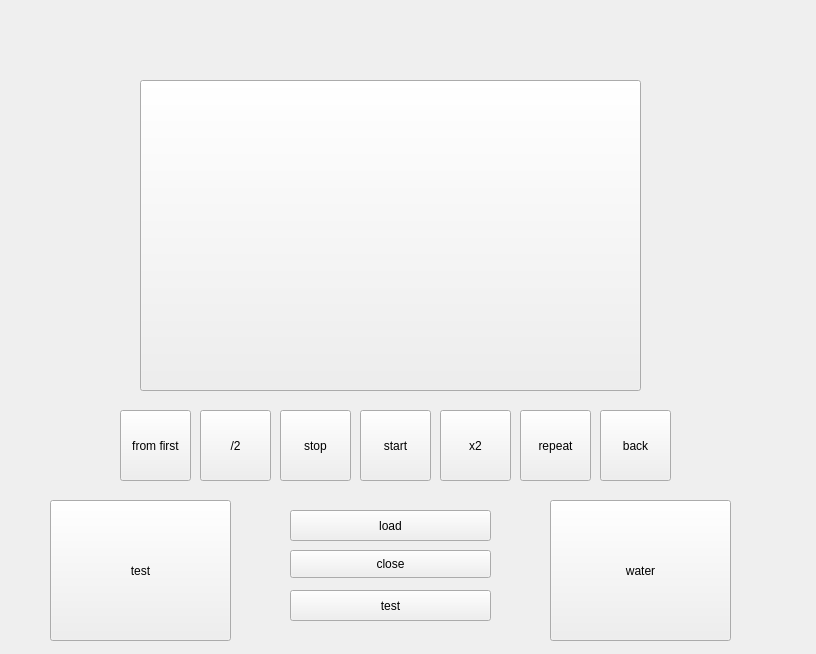
<?xml version="1.0" encoding="UTF-8"?>
<ui version="4.0">
 <class>Widget</class>
 <widget class="QWidget" name="Widget">
  <property name="geometry">
   <rect>
    <x>0</x>
    <y>0</y>
    <width>816</width>
    <height>654</height>
   </rect>
  </property>
  <property name="windowTitle">
   <string>Widget</string>
  </property>
  <widget class="QToolButton" name="load">
   <property name="geometry">
    <rect>
     <x>290</x>
     <y>510</y>
     <width>201</width>
     <height>31</height>
    </rect>
   </property>
   <property name="text">
    <string>load</string>
   </property>
  </widget>
  <widget class="QToolButton" name="toolButton">
   <property name="geometry">
    <rect>
     <x>140</x>
     <y>80</y>
     <width>501</width>
     <height>311</height>
    </rect>
   </property>
   <property name="text">
    <string/>
   </property>
  </widget>
  <widget class="QToolButton" name="div">
   <property name="geometry">
    <rect>
     <x>200</x>
     <y>410</y>
     <width>71</width>
     <height>71</height>
    </rect>
   </property>
   <property name="text">
    <string>/2</string>
   </property>
  </widget>
  <widget class="QToolButton" name="repeat">
   <property name="geometry">
    <rect>
     <x>520</x>
     <y>410</y>
     <width>71</width>
     <height>71</height>
    </rect>
   </property>
   <property name="text">
    <string>repeat</string>
   </property>
  </widget>
  <widget class="QToolButton" name="mul">
   <property name="geometry">
    <rect>
     <x>440</x>
     <y>410</y>
     <width>71</width>
     <height>71</height>
    </rect>
   </property>
   <property name="text">
    <string>x2</string>
   </property>
  </widget>
  <widget class="QToolButton" name="start">
   <property name="geometry">
    <rect>
     <x>360</x>
     <y>410</y>
     <width>71</width>
     <height>71</height>
    </rect>
   </property>
   <property name="text">
    <string>start</string>
   </property>
  </widget>
  <widget class="QToolButton" name="first">
   <property name="geometry">
    <rect>
     <x>120</x>
     <y>410</y>
     <width>71</width>
     <height>71</height>
    </rect>
   </property>
   <property name="text">
    <string>from first</string>
   </property>
  </widget>
  <widget class="QPushButton" name="close">
   <property name="geometry">
    <rect>
     <x>290</x>
     <y>550</y>
     <width>201</width>
     <height>28</height>
    </rect>
   </property>
   <property name="text">
    <string>close</string>
   </property>
  </widget>
  <widget class="QToolButton" name="stop">
   <property name="geometry">
    <rect>
     <x>280</x>
     <y>410</y>
     <width>71</width>
     <height>71</height>
    </rect>
   </property>
   <property name="text">
    <string>stop</string>
   </property>
  </widget>
  <widget class="QToolButton" name="back">
   <property name="geometry">
    <rect>
     <x>600</x>
     <y>410</y>
     <width>71</width>
     <height>71</height>
    </rect>
   </property>
   <property name="text">
    <string>back</string>
   </property>
  </widget>
  <widget class="QToolButton" name="toolButton_2">
   <property name="geometry">
    <rect>
     <x>550</x>
     <y>500</y>
     <width>181</width>
     <height>141</height>
    </rect>
   </property>
   <property name="text">
    <string>water</string>
   </property>
  </widget>
  <widget class="QToolButton" name="toolButton_3">
   <property name="geometry">
    <rect>
     <x>50</x>
     <y>500</y>
     <width>181</width>
     <height>141</height>
    </rect>
   </property>
   <property name="text">
    <string>test</string>
   </property>
  </widget>
  <widget class="QToolButton" name="test">
   <property name="geometry">
    <rect>
     <x>290</x>
     <y>590</y>
     <width>201</width>
     <height>31</height>
    </rect>
   </property>
   <property name="text">
    <string>test</string>
   </property>
  </widget>
 </widget>
 <layoutdefault spacing="6" margin="11"/>
 <resources/>
 <connections/>
</ui>
